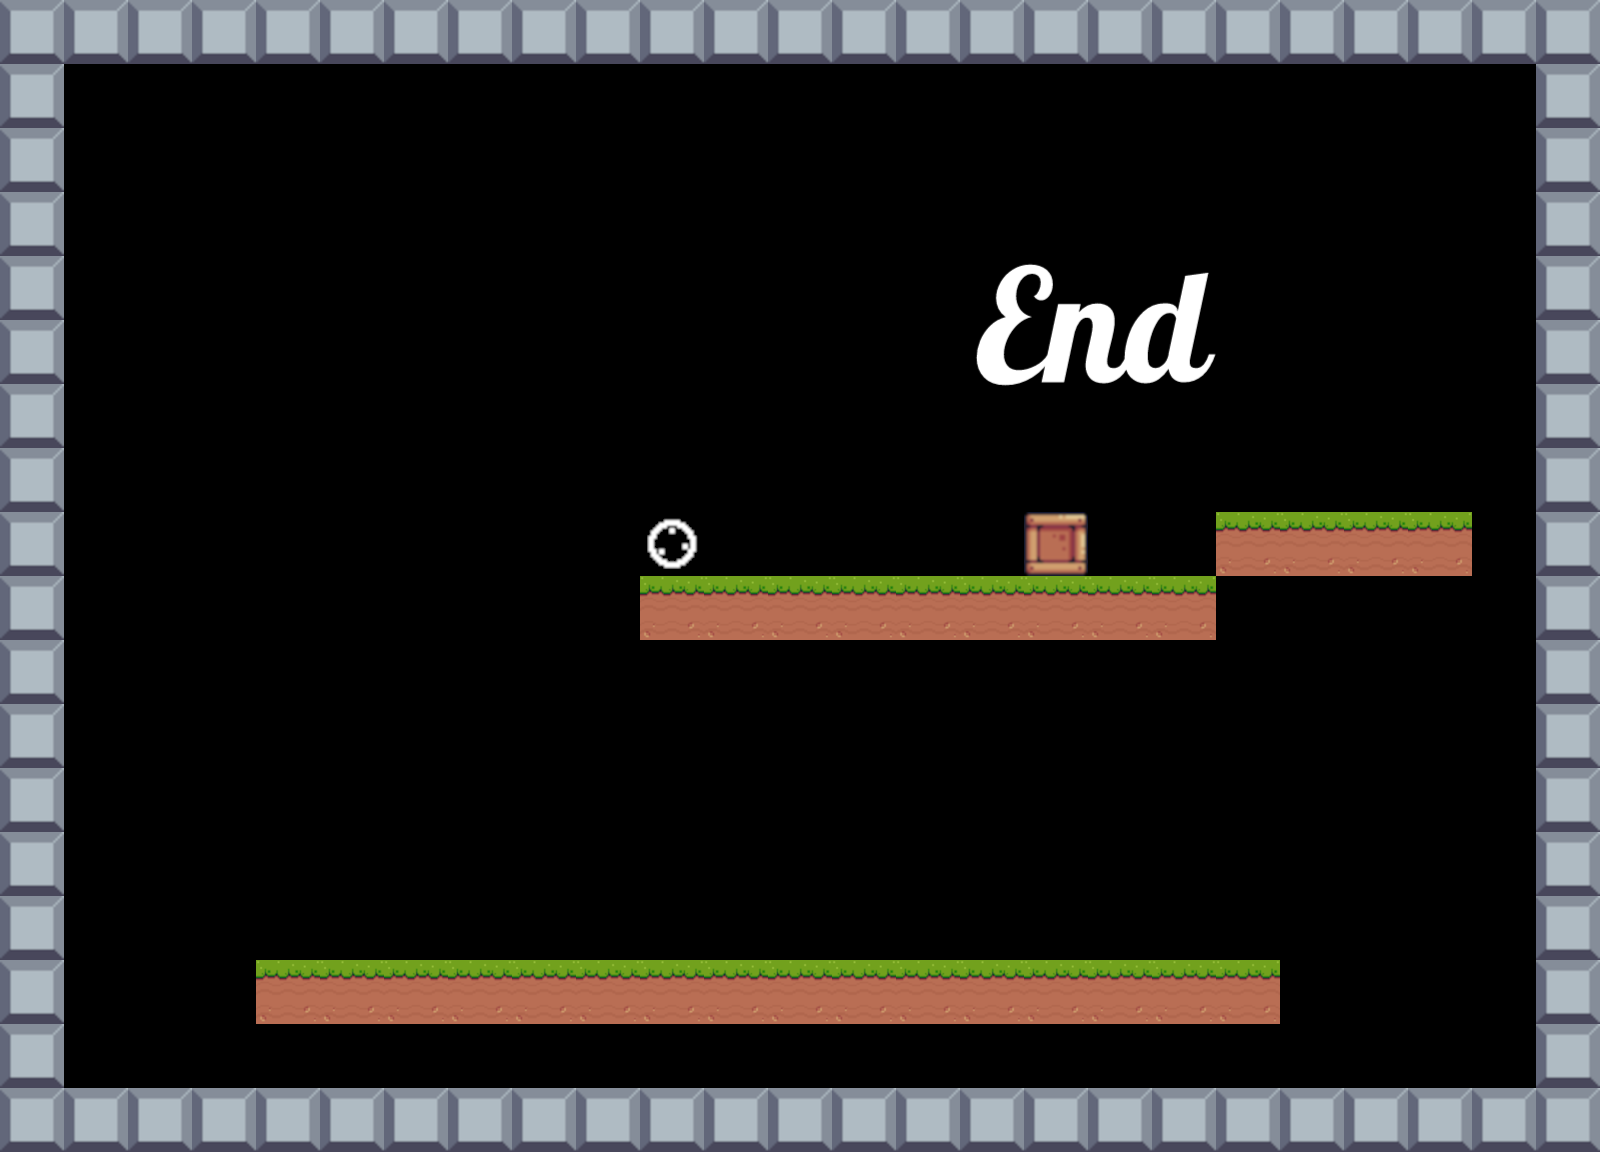

This game map was drawn from its Tiled (.tmx) file and the tilesets committed beside it. A one-line description and the full map source follow:
An orthogonal 25x18 tile map with 64x64 px tiles, 1 tile layer (Tile Layer 3), 2 hidden layers not drawn.

<map version="1.4" tiledversion="1.4.3" orientation="orthogonal" renderorder="right-down" width="25" height="18" tilewidth="64" tileheight="64" infinite="0" nextlayerid="6" nextobjectid="1">
 <editorsettings>
  <export target="../level-data/Sample.json" format="json" />
 </editorsettings>
 <tileset firstgid="1" source="pixel.tsx" />
 <layer id="1" name="Level 1" width="25" height="18" visible="0">
  <data encoding="csv">
6,6,6,6,6,6,6,6,6,6,6,6,6,6,6,6,6,6,6,6,6,6,6,6,6,
6,0,0,0,0,0,0,0,0,0,0,0,0,0,0,0,0,0,0,0,0,0,0,0,6,
6,0,0,0,0,0,0,0,0,0,0,0,0,0,0,0,0,0,0,0,0,0,0,0,6,
6,0,0,0,0,0,0,0,0,0,5,0,0,0,0,0,0,0,0,0,0,0,0,0,6,
6,0,0,0,0,0,0,0,0,0,0,0,0,0,0,0,0,0,0,0,0,0,0,0,6,
6,0,0,0,0,0,0,4,4,4,4,4,4,0,0,0,0,0,0,4,4,4,4,0,6,
6,0,0,0,0,4,4,0,0,0,0,0,0,0,0,0,0,0,0,0,0,0,0,0,6,
6,0,0,0,0,0,0,0,0,0,0,0,0,0,0,0,0,0,0,0,0,0,0,0,6,
6,0,0,0,0,0,0,0,5,0,0,0,4,4,0,2,0,0,4,4,0,0,0,0,6,
6,0,0,0,4,4,4,0,0,0,0,0,0,4,4,4,0,0,0,0,0,0,0,0,6,
6,0,0,0,0,0,4,4,4,4,0,0,0,0,0,0,0,0,0,0,0,4,4,4,6,
6,0,0,0,0,0,0,0,0,0,0,0,0,0,0,0,0,0,0,0,0,0,0,0,6,
6,0,0,0,0,0,0,0,0,0,0,5,0,0,0,0,0,0,0,0,0,0,0,0,6,
6,0,0,0,0,0,0,4,4,4,4,4,0,0,0,0,0,0,4,4,4,4,4,4,6,
6,0,0,0,0,0,0,0,0,0,0,0,0,0,0,0,0,0,0,0,0,0,0,0,6,
6,0,0,0,0,0,0,0,0,0,0,0,0,0,0,0,0,0,0,0,0,0,0,0,6,
6,0,0,1,0,0,0,0,0,0,0,0,0,0,0,0,0,0,0,0,0,1,0,0,6,
4,4,4,4,4,4,4,4,4,4,4,4,4,4,4,4,4,4,4,4,4,4,4,4,4
</data>
 </layer>
 <layer id="4" name="Level 2" width="25" height="18" visible="0">
  <data encoding="csv">
6,6,6,6,6,6,6,6,6,6,6,6,6,6,6,6,6,6,6,6,6,6,6,6,6,
6,0,6,6,6,6,6,6,6,6,6,6,6,6,6,0,0,0,0,0,0,0,0,0,6,
6,0,0,0,0,0,0,0,0,0,0,0,0,0,0,0,0,0,0,0,0,0,0,0,6,
6,0,0,0,0,0,0,0,0,0,0,0,0,0,0,0,0,0,0,0,0,0,0,0,6,
6,0,0,0,0,0,0,0,0,0,0,0,0,0,0,0,0,0,0,0,0,0,0,0,6,
6,0,0,0,0,0,0,0,0,0,0,0,0,0,0,0,0,0,0,0,0,0,0,0,6,
6,0,0,0,0,0,0,0,0,0,2,0,0,0,0,0,0,0,0,0,0,0,0,0,6,
6,0,0,0,0,0,0,0,0,0,0,0,0,0,0,0,0,0,0,0,0,0,0,0,6,
6,0,0,0,0,0,0,0,0,0,0,0,0,0,0,0,0,0,0,0,0,0,0,0,6,
6,0,0,0,4,4,4,4,0,0,0,0,0,0,0,0,4,4,4,4,0,0,0,0,6,
6,0,0,0,0,0,0,0,0,0,0,0,0,0,0,0,0,0,0,0,0,0,0,6,6,
6,6,0,0,0,0,0,0,0,0,0,0,0,0,0,0,0,0,0,0,0,0,0,6,6,
6,6,0,0,0,0,0,0,0,0,0,0,0,0,0,0,0,0,0,0,0,0,0,6,6,
6,6,0,0,0,5,1,0,0,0,4,4,4,4,0,0,0,1,0,0,0,0,0,6,6,
6,0,0,0,4,4,4,4,0,0,0,0,0,0,0,0,4,4,4,4,0,0,0,0,6,
6,0,0,0,0,0,0,0,0,0,0,0,0,0,0,0,0,0,0,0,0,0,0,0,6,
6,0,0,0,0,0,0,0,0,0,0,0,0,0,0,0,0,0,0,0,0,0,0,0,6,
4,4,4,4,4,4,4,4,4,4,4,4,4,4,4,4,4,4,4,4,4,4,4,4,4
</data>
 </layer>
 <layer id="5" name="Tile Layer 3" width="25" height="18">
  <data encoding="csv">
6,6,6,6,6,6,6,6,6,6,6,6,6,6,6,6,6,6,6,6,6,6,6,6,6,
6,0,0,0,0,0,0,0,0,0,0,0,0,0,0,0,0,0,0,0,0,0,0,0,6,
6,0,0,0,0,0,0,0,0,0,0,0,0,0,0,0,0,0,0,0,0,0,0,0,6,
6,0,0,0,0,0,0,0,0,0,0,0,0,0,0,0,0,0,0,0,0,0,0,0,6,
6,0,0,0,0,0,0,0,0,0,0,0,0,0,0,0,0,0,0,0,0,0,0,0,6,
6,0,0,0,0,0,0,0,0,0,0,0,0,0,0,0,0,0,0,0,0,0,0,0,6,
6,0,0,0,0,0,0,0,0,0,0,0,0,0,0,0,0,0,0,0,0,0,0,0,6,
6,0,0,0,0,0,0,0,0,0,0,0,0,0,0,0,0,0,0,0,0,0,0,0,6,
6,0,0,0,0,0,0,0,0,0,1,0,2,0,0,0,5,0,0,4,4,4,4,0,6,
6,0,0,0,0,0,0,0,0,0,4,4,4,4,4,4,4,4,4,0,0,0,0,0,6,
6,0,0,0,0,0,0,0,0,0,0,0,0,0,0,0,0,0,0,0,0,0,0,0,6,
6,0,0,0,0,0,0,0,0,0,0,0,0,0,0,0,0,0,0,0,0,0,0,0,6,
6,0,0,0,0,0,0,0,0,0,0,0,0,0,0,0,0,0,0,0,0,0,0,0,6,
6,0,0,0,0,0,0,0,0,0,0,0,0,0,0,0,0,0,0,0,0,0,0,0,6,
6,0,0,0,0,0,0,0,0,0,0,0,0,0,0,0,0,0,0,0,0,0,0,0,6,
6,0,0,0,4,4,4,4,4,4,4,4,4,4,4,4,4,4,4,4,0,0,0,0,6,
6,0,0,0,0,0,0,0,0,0,0,0,0,0,0,0,0,0,0,0,0,0,0,0,6,
6,6,6,6,6,6,6,6,6,6,6,6,6,6,6,6,6,6,6,6,6,6,6,6,6
</data>
 </layer>
</map>